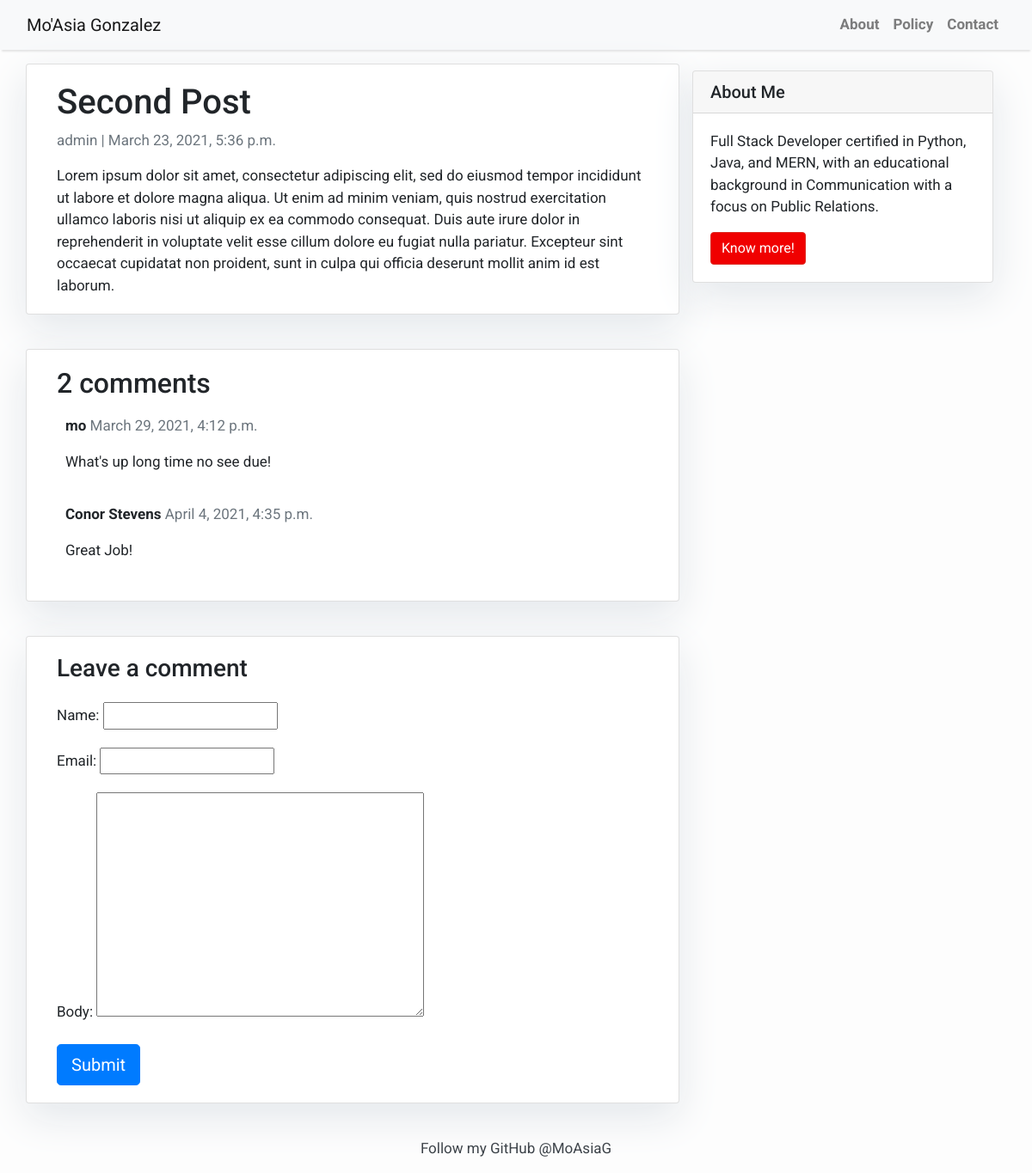
The app's page /second-post/ with its own data.
### blog/models.py (models this page shows, shortened)
class Post(models.Model):
    title = models.CharField(max_length=200, unique=True)
    slug = models.SlugField(max_length=200, unique=True)
    author = models.ForeignKey(
        User, on_delete=models.CASCADE, related_name='blog_posts')
    updated_on = models.DateTimeField(auto_now=True)
    content = models.TextField()
    created_on = models.DateTimeField(auto_now_add=True)
    status = models.IntegerField(choices=STATUS, default=0)
    class Meta:
        ordering = ['-created_on']

class Comment(models.Model):
    post = models.ForeignKey(
        Post, on_delete=models.CASCADE, related_name='comments')
    name = models.CharField(max_length=80)
    email = models.EmailField()
    body = models.TextField()
    created_on = models.DateTimeField(auto_now_add=True)
    active = models.BooleanField(default=False)
    class Meta:
        ordering = ['created_on']

### blog/views.py (the view)
# urls.py: path('<slug:slug>/', views.post_detail, name='post_detail'),
def post_detail(request, slug):
    template_name = 'post_detail.html'
    post = get_object_or_404(Post, slug=slug)
    comments = post.comments.filter(active=True)
    new_comment = None
    if request.method == 'POST':
        comment_form = CommentForm(data=request.POST)
        if comment_form.is_valid():
            new_comment = comment_form.save(commit=False)
            new_comment.post = post
            new_comment.save()
    else:
        comment_form = CommentForm()
    return render(
        request, template_name,
        {'post': post,
        'comments': comments,
        'new_comment': new_comment,
        'comment_form': comment_form
        },
    )

### blog/forms.py
class CommentForm(forms.ModelForm):
    class Meta:
        model = Comment
        fields = ('name', 'email', 'body')

### templates/post_detail.html (shortened to what this page needs)
{% extends 'base.html' %} {% block content %}
{% load crispy_forms_tags %}
<div class="container">
    <div class="row">
        <div class="col-md-8 card mb-4  mt-3 left  top">
            <div class="card-body">
                <h1>{% block title %} {{ post.title }} {% endblock title %}</h1>
                <p class=" text-muted">{{ post.author }} | {{ post.created_on }}</p>
                <p class="card-text ">{{ post.content | safe }}</p>
            </div>
        </div>
        {% block sidebar %} {% include 'sidebar.html' %} {% endblock sidebar %}
        <div class="col-md-8 card mb-4  mt-3 ">
            <div class="card-body">
                <h2>{{ post.comments.count }} comments</h2>
                {% for comment in comments %}
                <div class="comments" style="padding: 10px;">
                    <p class="font-weight-bold">
                        {{ comment.name }}
                        <span class=" text-muted font-weight-normal">
                            {{ comment.created_on }}
                        </span>
                    </p>
                    {{ comment.body | linebreaks }}
                </div>
                {% endfor %}
            </div>
        </div>
        <div class="col-md-8 card mb-4  mt-3 ">
            <div class="card-body">
                {% if new_comment %}
                <div class="alert alert-success" role="alert">
                    Your comment is awaiting moderation
                </div>
                {% else %}
                <h3>Leave a comment</h3>
                <form method="post" style="margin-top: 1.3em;">
                    {{ comment_form.as_p }}
                    <button type="submit" class="btn btn-primary  btn-lg">Submit</button>
                </form>
                {% endif %}
            </div>
        </div>
    </div>
</div>
{% endblock content %}

### templates/base.html (shortened to what this page needs)
<!DOCTYPE html>
<html>
<head>
    <link rel="stylesheet" href="https://maxcdn.bootstrapcdn.com/bootstrap/4.0.0/css/bootstrap.min.css"
 />
</head>
<body>
    <nav class="navbar navbar-expand-lg navbar-light bg-light shadow" id="mainNav">
        <div class="container-fluid">
            <a class="navbar-brand" href="{% url 'home' %}">Mo'Asia Gonzalez</a>
            <div class="collapse navbar-collapse" id="navbarResponsive">
                <ul class="navbar-nav ml-auto">
                    <li class="nav-item text-black">
                        <a class="nav-link text-black font-weight-bold" href="#">About</a>
                    </li>
                    <li class="nav-item text-black">
                        <a class="nav-link text-black font-weight-bold" href="#">Policy</a>
                    </li>
                    <li class="nav-item text-black">
                        <a class="nav-link text-black font-weight-bold" href="#">Contact</a>
                    </li>
                </ul>
            </div>
        </div>
    </nav>
    {% block content %}{% endblock content %}
    <footer class="py-3 bg-grey">
        <p class="m-0 text-dark text-center ">Follow my GitHub @MoAsiaG</p>
    </footer>
</body>
</html>

### templates/sidebar.html (shortened to what this page needs)
{% block sidebar %}
<div class="col-md-4 float-right ">
    <div class="card my-4">
        <h5 class="card-header">About Me</h5>
        <div class="card-body">
            <p class="card-text"> Full Stack Developer certified in Python, Java, and MERN, with an educational background in Communication with a focus on Public Relations.</p>
            <a href="#" class="btn btn-danger">Know more!</a>
        </div>
    </div>
</div>
{% endblock sidebar %}

### templates/base.html (style rules this page uses)
body { font-family: "Roboto", sans-serif; font-size: 17px; background-color: #fdfdfd; }
.shadow { box-shadow: 0 4px 2px -2px rgba(0, 0, 0, 0.1); }
.btn-danger { color: #fff; background-color: #f00000; border-color: #dc281e; }

### templates/sidebar.html (style rules this page uses)
.card { box-shadow: 0 16px 48px #E3E7EB; }

### records on screen
Post: title "Second Post", author "admin", created_on "March 23, 2021, 5:36 p.m.", content "Lorem ipsum dolor sit amet, consectetur adipiscing elit, sed do eiusmod tempor incididunt ut labore et dolore magna aliqua. Ut enim ad minim veniam, quis nostrud exercitation ullamco laboris nisi ut aliquip ex ea commodo consequat. Duis aute irure dolor in reprehenderit in voluptate velit esse cillum dolore eu fugiat nulla pariatur. Excepteur sint occaecat cupidatat non proident, sunt in culpa qui officia deserunt mollit anim id est laborum.", comments.count "2"
Comment: name "mo", created_on "March 29, 2021, 4:12 p.m.", body "What's up long time no see due!"
Comment: name "Conor Stevens", created_on "April 4, 2021, 4:35 p.m.", body "Great Job!"
